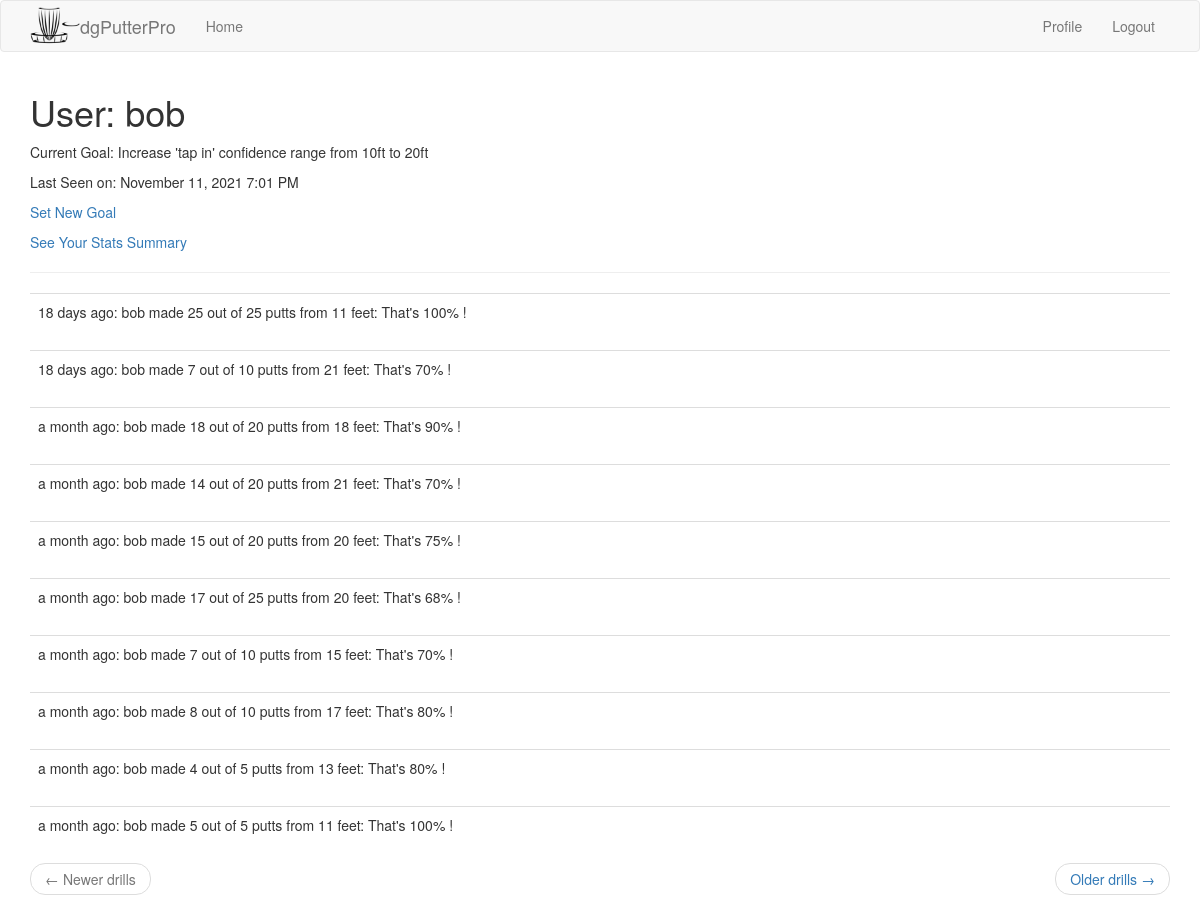
The page /user/bob (signed in) on the database as committed earlier.
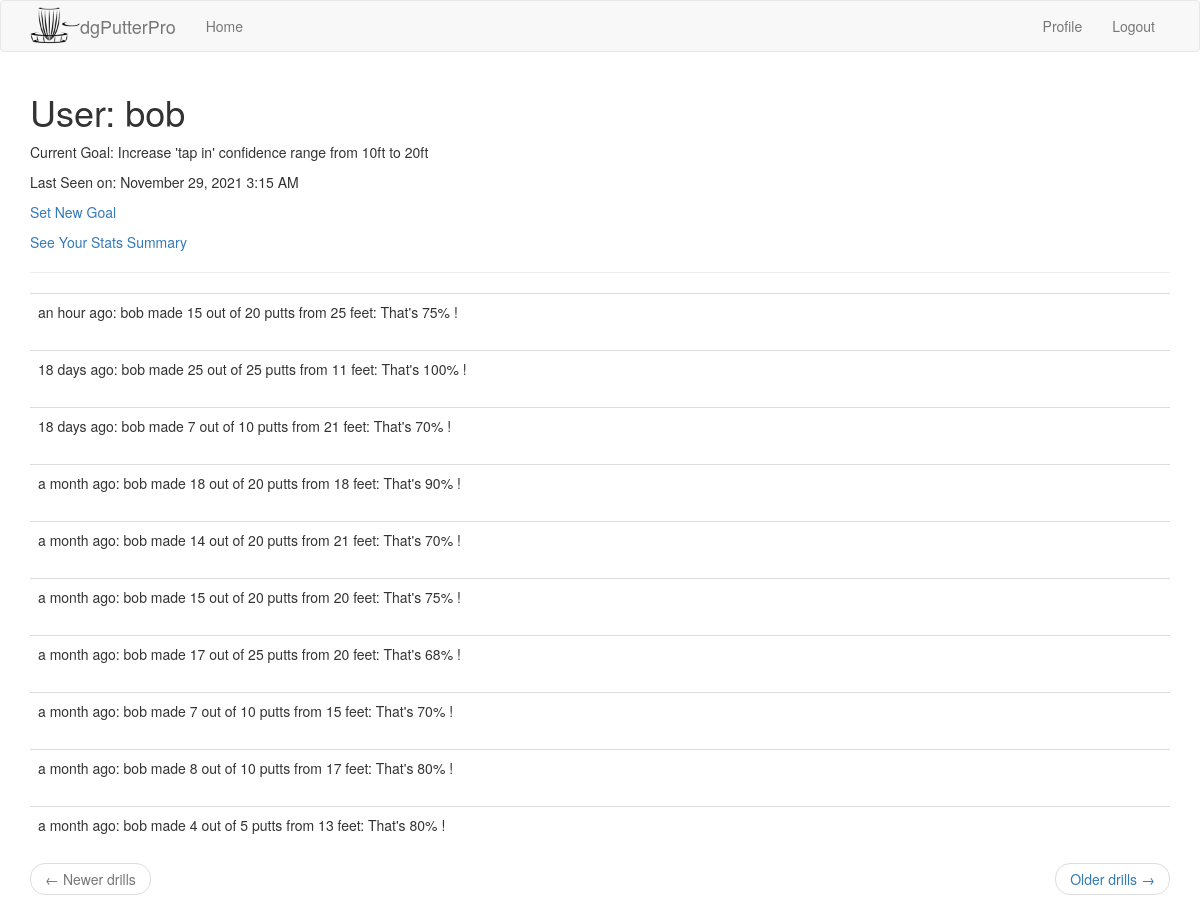
The same page on the database as committed later.
### app/models.py (models this page shows, shortened)
class User(UserMixin, db.Model):
    id = db.Column(db.Integer, primary_key=True)
    username = db.Column(db.String(64), index=True, unique=True)
    email = db.Column(db.String(120), index=True, unique=True)
    password_hash = db.Column(db.String(128))
    drills = db.relationship('Drill', backref='user', lazy='dynamic')
    current_goal = db.Column(db.String(140))
    last_seen = db.Column(db.DateTime, default=datetime.utcnow)

class Drill(db.Model):
    id = db.Column(db.Integer, primary_key=True)
    user_id = db.Column(db.Integer, db.ForeignKey('user.id'))
    timestamp = db.Column(db.DateTime, index=True, default=datetime.utcnow)
    putt_distance = db.Column(db.Integer)
    number_attempts = db.Column(db.Integer)
    number_putts_made = db.Column(db.Integer)
    CheckConstraint(number_putts_made <= number_attempts)

### app/main/routes.py (the view)
@bp.route('/user/<username>')
@login_required
def user(username):
    user = User.query.filter_by(username=username).first_or_404()
    page = request.args.get('page', 1, type=int)
    drills = user.drills.order_by(Drill.timestamp.desc()).paginate(page, current_app.config['DRILLS_PER_PAGE'], False)
    next_url = url_for('main.user', username=user.username, page=drills.next_num) \
        if drills.has_next else None
    prev_url = url_for('main.user', username=user.username, page=drills.prev_num) \
        if drills.has_prev else None
    return render_template('user.html', user=user, drills=drills.items, next_url=next_url, prev_url=prev_url)

### app/main/routes.py (called while the page is built)
@bp.before_app_request
def before_request():
    if current_user.is_authenticated:
        current_user.last_seen = datetime.utcnow()
        db.session.commit()

### app/models.py (called while the page is built)
@login.user_loader
def load_user(id):
    return User.query.get(int(id))

### app/templates/user.html
{% extends "base.html" %}
{% block app_content %}
    <h1>User: {{ user.username }}</h1>
    {% if user.current_goal %}<p>Current Goal: {{ user.current_goal }}</p>{% endif %}
    {% if user.last_seen %}
        <p>Last Seen on: {{ moment(user.last_seen).format('LLL') }}</p>
    {% endif %}
    {% if user == current_user %}
        <p><a href="{{ url_for('main.edit_goal') }}">Set New Goal</a> </p>
        <p><a href="{{ url_for('main.stats', username=current_user.username) }}">See Your Stats Summary</a></p>
    {% endif %}
    <hr>
    {% for drill in drills %}
        {% include '_drill.html' %}
    {% endfor %}
    <nav aria-label="...">
        <ul class="pager">
            <li class="previous{% if not prev_url %} disabled{% endif %}">
                <a href="{{ prev_url or '#' }}">
                    <span aria-hidden="true">&larr;</span> Newer drills
                </a>
            </li>
            <li class="next{% if not next_url %} disabled{% endif %}">
                <a href="{{ next_url or '#' }}">
                    Older drills <span aria-hidden="true">&rarr;</span>
                </a>
            </li>
        </ul>
    </nav>
{% endblock %}

### app/templates/base.html (shortened to what this page needs)
{% extends 'bootstrap/base.html' %}}
   {% block navbar %}
    <nav class="navbar navbar-default">
        <div class="container">
            <div class="navbar-header">
                <a href="{{ url_for('main.index') }}">
                    <img src="/static/images/dg-basket-1.png" height=50>
                </a>
            </div>
            <div class="navbar-header">
                <a class="navbar-brand" href="{{ url_for('main.index') }}">dgPutterPro</a>
            </div>
            <div class="collapse navbar-collapse" id="bs-example-navbar-collapse-1">
                <ul class="nav navbar-nav">
                    <li><a href="{{ url_for('main.index') }}">Home</a></li>
                </ul>
                <ul class="nav navbar-nav navbar-right">
                    {% if current_user.is_anonymous %}
                    <li><a href="{{ url_for('auth.login') }}">Login</a></li>
                    {% else %}
                    <li><a href="{{ url_for('main.user', username=current_user.username) }}">Profile</a></li>
                    <li><a href="{{ url_for('auth.logout') }}">Logout</a></li>
                    {% endif %}
                </ul>
            </div>
        </div>
    </nav>
{% endblock %}
    {% block content %}
        <div class="container">
            {% block app_content %}{% endblock %}
        </div>
    {% endblock %}

### app/templates/_drill.html
<table class="table table-hover">
    <tr valign="top">
        <td>
            {{ moment(drill.timestamp).fromNow() }}: {{ drill.user.username }} made {{ drill.number_putts_made }}
            out of {{ drill.number_attempts }} putts
            from {{ drill.putt_distance }} feet:
            That's {{ (drill.number_putts_made / drill.number_attempts * 100) |round|int}}% !
        </td>
    </tr>
</table>

Rows that differ between the two databases and show on the page:
no longer on this page (row unchanged): Drill: timestamp "a month ago", user.username "bob", number_putts_made "5", number_attempts "5", putt_distance "11", number_putts_made+number_attempts "100"
changed User "bob": last_seen "November 11, 2021 7:01 PM" → "November 29, 2021 3:15 AM"
added Drill: timestamp "an hour ago", user.username "bob", number_putts_made "15", number_attempts "20", putt_distance "25", number_putts_made+number_attempts "75"
